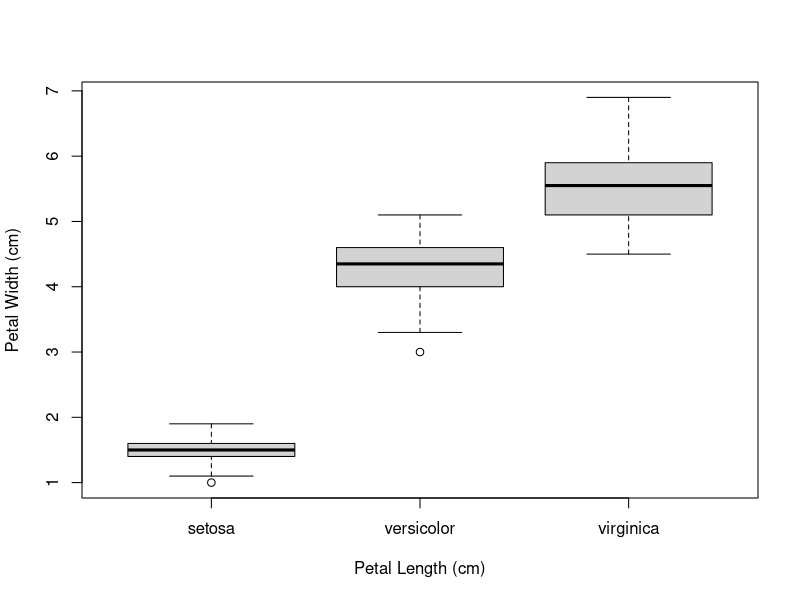

The R script that drew this image: (Note: this script raises an error after producing the figure.)
data(iris)
fit_species = 
  lm(
    Sepal.Length ~ Species,
    data = iris)

summary(fit_species)

boxplot(
  Petal.Length ~ Species,
  data = iris,
  xlab = "Petal Length (cm)",
  ylab = "Petal Width (cm)")


summary(fit_petals)


5.0060  + 1.5820

iris

mean(iris$Sepal.Length == setosa)

boxplot(resids)
iris



?shapiro.test()


shapiro.test(resids)


resids <- residuals(fit_species)


summary()


fit_petals = 
  lm(
    Petal.Width ~ Petal.Length,
    data = iris)

summary(fit_length)


-0.363076 * 4


